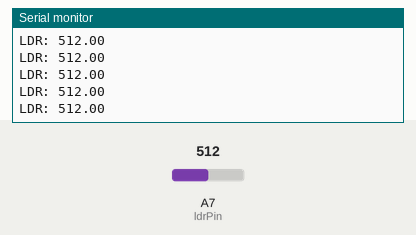
Recording of a sketch running on a simulated Arduino Nano, built with avr-gcc and run on an emulated ATmega328P. On the bench: the last lines printed to the serial monitor. The inputs (shaded band) are chosen by the test bench; at power-on: A7 (ldrPin) = 512.

Above: at 1.2 s.
1.3 s: A7 (ldrPin) set to 716
At 1.31 s:
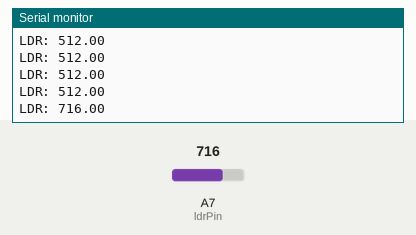
2.8 s: A7 (ldrPin) set to 900
At 2.82 s:
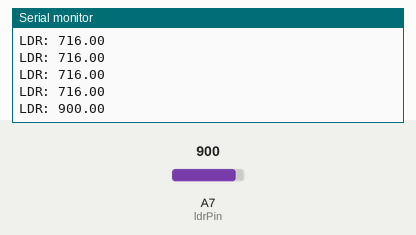
Timing chart, 0 to 5.8 s (numbered marks = the images above; inputs shaded):
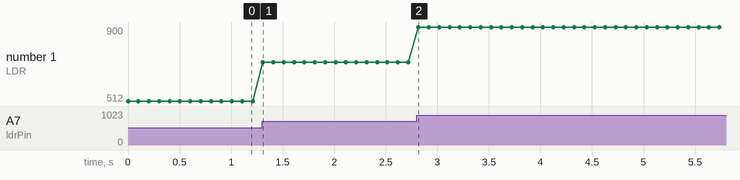

The sketch:

LDR.ino
```cpp
int ldrPin = A7;
double ldrValue;

void setup() {
  Serial.begin(9600);
  pinMode(ldrPin, INPUT);
}

void loop() {
  ldrValue = analogRead(ldrPin);
  Serial.print("LDR: ");
  Serial.println(ldrValue);

  delay(100);
}
```

Measured:
- after the input at 1.3 s, the serial monitor: prints a new line at once (image 1)
- after the input at 2.8 s, the serial monitor: prints a new line at once (image 2)
- plotted number 1: 512 → 716 after the input at 1.3 s, 716 → 900 after the input at 2.8 s
